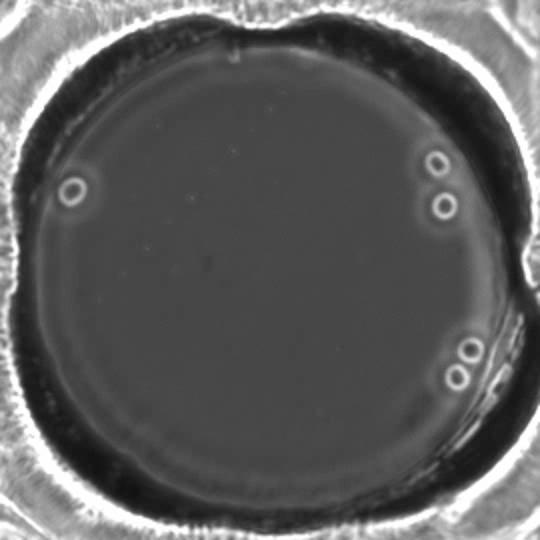
%> input picture HOUGH/00001.jpg, 540 x 540 px
$ octave --eval "result = findE(imread('00001.jpg'));"   (GNU Octave 9; MATLAB toolbox functions it lacks are replaced by stand-ins)
%> lines starting %> are read from the running program, lines starting %| are printed output that depends on the picture
function [E,O] = findE(img)

E = edge(img,'canny');
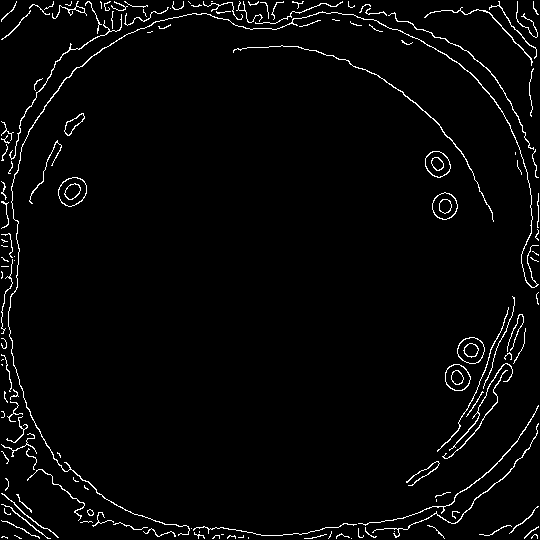
%> E: size 540x540 logical; 2.9% white in thin lines or dots
X = [1,2,1;0,0,0;-1,-2,-1];
Y = X';
I1 = imfilter(img, X);
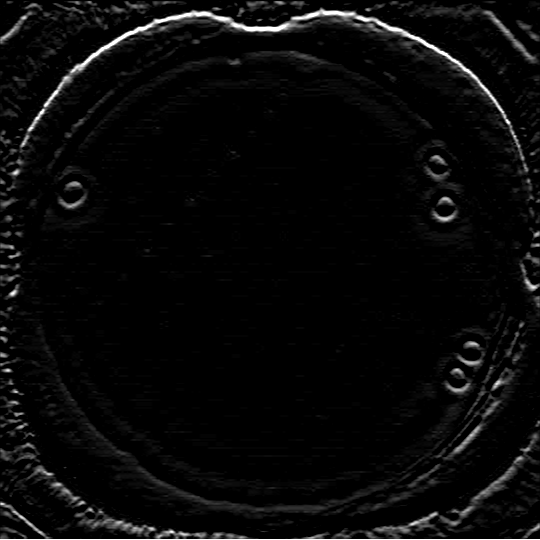
%> I1: size 540x540 uint8; min 0, max 255, mean 9.2
I2 = imfilter(img,Y);
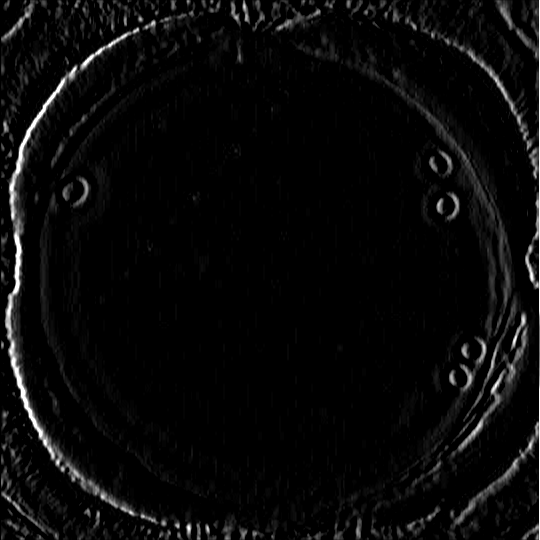
%> I2: size 540x540 uint8; min 0, max 255, mean 9.4
O = I2./I1;
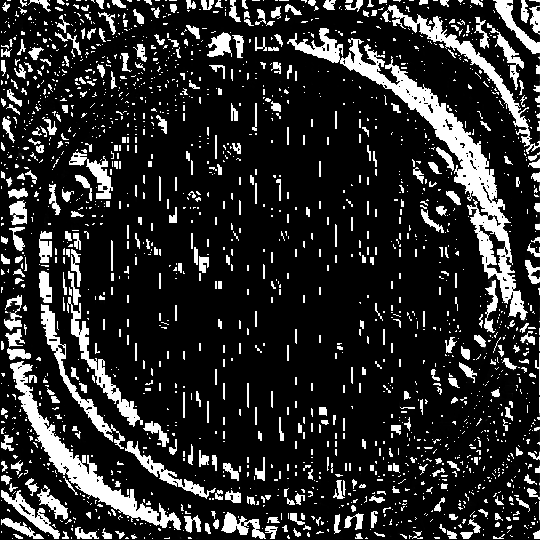
%> O: size 540x540 uint8; min 0, max 255, mean 43.8
